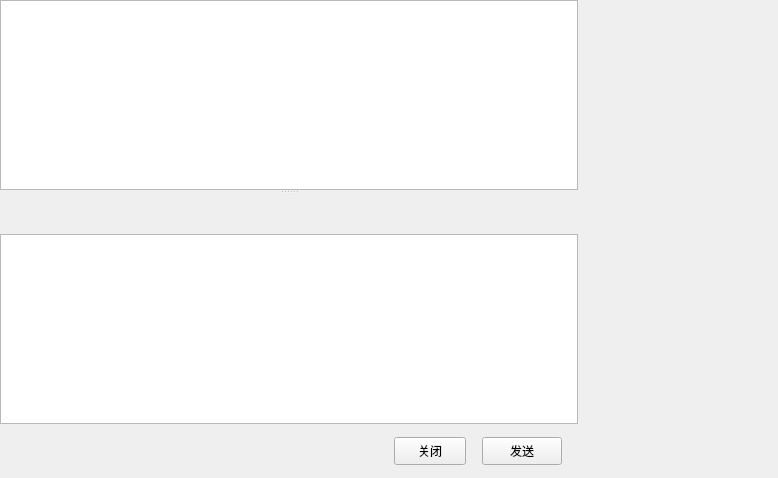
                     <widget class="QStackedWidget" name="stackedWidgetGroup">
                      <widget class="QWidget" name="pageChat">
                       <layout class="QGridLayout" name="gridLayout_26">
                        <property name="leftMargin">
                         <number>0</number>
                        </property>
                        <property name="topMargin">
                         <number>0</number>
                        </property>
                        <property name="rightMargin">
                         <number>0</number>
                        </property>
                        <property name="bottomMargin">
                         <number>0</number>
                        </property>
                        <property name="spacing">
                         <number>0</number>
                        </property>
                        <item row="0" column="0">
                         <widget class="QWidget" name="widgetContentGroup" native="true">
                          <layout class="QGridLayout" name="gridLayout_27">
                           <property name="leftMargin">
                            <number>0</number>
                           </property>
                           <property name="topMargin">
                            <number>0</number>
                           </property>
                           <property name="rightMargin">
                            <number>0</number>
                           </property>
                           <property name="bottomMargin">
                            <number>0</number>
                           </property>
                           <property name="spacing">
                            <number>0</number>
                           </property>
                           <item row="0" column="0">
                            <widget class="QSplitter" name="splitter_3">
                             <property name="orientation">
                              <enum>Qt::Vertical</enum>
                             </property>
                             <property name="childrenCollapsible">
                              <bool>false</bool>
                             </property>
                             <widget class="QWidget" name="widgetMessageListGroup" native="true">
                              <layout class="QGridLayout" name="gridLayout_19">
                               <property name="leftMargin">
                                <number>0</number>
                               </property>
                               <property name="topMargin">
                                <number>0</number>
                               </property>
                               <property name="rightMargin">
                                <number>0</number>
                               </property>
                               <property name="bottomMargin">
                                <number>0</number>
                               </property>
                               <property name="spacing">
                                <number>0</number>
                               </property>
                               <item row="0" column="0">
                                <widget class="QWidget" name="widgetMessageListBodyGroup" native="true">
                                 <layout class="QGridLayout" name="gridLayout_20">
                                  <property name="leftMargin">
                                   <number>0</number>
                                  </property>
                                  <property name="topMargin">
                                   <number>0</number>
                                  </property>
                                  <property name="rightMargin">
                                   <number>0</number>
                                  </property>
                                  <property name="bottomMargin">
                                   <number>0</number>
                                  </property>
                                  <property name="spacing">
                                   <number>0</number>
                                  </property>
                                  <item row="0" column="0">
                                   <widget class="QTextEdit" name="textEditMessageListGroup">
                                    <property name="readOnly">
                                     <bool>true</bool>
                                    </property>
                                   </widget>
                                  </item>
                                 </layout>
                                </widget>
                               </item>
                              </layout>
                             </widget>
                             <widget class="QWidget" name="widgetMessageInputGroup" native="true">
                              <property name="minimumSize">
                               <size>
                                <width>0</width>
                                <height>150</height>
                               </size>
                              </property>
                              <property name="maximumSize">
                               <size>
                                <width>16777215</width>
                                <height>330</height>
                               </size>
                              </property>
                              <layout class="QGridLayout" name="gridLayout_21">
                               <property name="leftMargin">
                                <number>0</number>
                               </property>
                               <property name="topMargin">
                                <number>0</number>
                               </property>
                               <property name="rightMargin">
                                <number>0</number>
                               </property>
                               <property name="bottomMargin">
                                <number>0</number>
                               </property>
                               <property name="spacing">
                                <number>0</number>
                               </property>
                               <item row="0" column="0">
                                <widget class="QWidget" name="widgetMessageInputToolsGroup" native="true">
                                 <property name="sizePolicy">
                                  <sizepolicy hsizetype="Preferred" vsizetype="Fixed">
                                   <horstretch>0</horstretch>
                                   <verstretch>0</verstretch>
                                  </sizepolicy>
                                 </property>
                                 <property name="minimumSize">
                                  <size>
                                   <width>0</width>
                                   <height>40</height>
                                  </size>
                                 </property>
                                 <property name="maximumSize">
                                  <size>
                                   <width>16777215</width>
                                   <height>40</height>
                                  </size>
                                 </property>
                                 <layout class="QGridLayout" name="gridLayout_22">
                                  <property name="leftMargin">
                                   <number>6</number>
                                  </property>
                                  <property name="topMargin">
                                   <number>6</number>
                                  </property>
                                  <property name="rightMargin">
                                   <number>6</number>
                                  </property>
                                  <property name="bottomMargin">
                                   <number>6</number>
                                  </property>
                                  <item row="0" column="0">
                                   <widget class="QToolButton" name="toolButtonEmojiGroup">
                                    <property name="minimumSize">
                                     <size>
                                      <width>28</width>
                                      <height>28</height>
                                     </size>
                                    </property>
                                    <property name="maximumSize">
                                     <size>
                                      <width>28</width>
                                      <height>28</height>
                                     </size>
                                    </property>
                                    <property name="text">
                                     <string/>
                                    </property>
                                    <property name="icon">
                                     <iconset resource="res.qrc">
                                      <normaloff>:/chat/res/chat/emoji.png</normaloff>:/chat/res/chat/emoji.png</iconset>
                                    </property>
                                    <property name="iconSize">
                                     <size>
                                      <width>20</width>
                                      <height>20</height>
                                     </size>
                                    </property>
                                    <property name="autoRaise">
                                     <bool>true</bool>
                                    </property>
                                   </widget>
                                  </item>
                                  <item row="0" column="1">
                                   <widget class="QToolButton" name="toolButtonGifGroup">
                                    <property name="minimumSize">
                                     <size>
                                      <width>28</width>
                                      <height>28</height>
                                     </size>
                                    </property>
                                    <property name="maximumSize">
                                     <size>
                                      <width>28</width>
                                      <height>28</height>
                                     </size>
                                    </property>
                                    <property name="text">
                                     <string/>
                                    </property>
                                    <property name="icon">
                                     <iconset resource="res.qrc">
                                      <normaloff>:/chat/res/chat/gif.png</normaloff>:/chat/res/chat/gif.png</iconset>
                                    </property>
                                    <property name="iconSize">
                                     <size>
                                      <width>20</width>
                                      <height>20</height>
                                     </size>
                                    </property>
                                    <property name="autoRaise">
                                     <bool>true</bool>
                                    </property>
                                   </widget>
                                  </item>
                                  <item row="0" column="2">
                                   <widget class="QToolButton" name="toolButtonScreenShotGroup">
                                    <property name="minimumSize">
                                     <size>
                                      <width>28</width>
                                      <height>28</height>
                                     </size>
                                    </property>
                                    <property name="maximumSize">
                                     <size>
                                      <width>28</width>
                                      <height>28</height>
                                     </size>
                                    </property>
                                    <property name="text">
                                     <string/>
                                    </property>
                                    <property name="icon">
                                     <iconset resource="res.qrc">
                                      <normaloff>:/chat/res/chat/screen-shot.png</normaloff>:/chat/res/chat/screen-shot.png</iconset>
                                    </property>
                                    <property name="iconSize">
                                     <size>
                                      <width>20</width>
                                      <height>20</height>
                                     </size>
                                    </property>
                                    <property name="autoRaise">
                                     <bool>true</bool>
                                    </property>
                                   </widget>
                                  </item>
                                  <item row="0" column="3">
                                   <widget class="QToolButton" name="toolButtonFileGroup">
                                    <property name="minimumSize">
                                     <size>
                                      <width>28</width>
                                      <height>28</height>
                                     </size>
                                    </property>
                                    <property name="maximumSize">
                                     <size>
                                      <width>28</width>
                                      <height>28</height>
                                     </size>
                                    </property>
                                    <property name="text">
                                     <string/>
                                    </property>
                                    <property name="icon">
                                     <iconset resource="res.qrc">
                                      <normaloff>:/chat/res/chat/file.png</normaloff>:/chat/res/chat/file.png</iconset>
                                    </property>
                                    <property name="iconSize">
                                     <size>
                                      <width>20</width>
                                      <height>20</height>
                                     </size>
                                    </property>
                                    <property name="autoRaise">
                                     <bool>true</bool>
                                    </property>
                                   </widget>
                                  </item>
                                  <item row="0" column="4">
                                   <widget class="QToolButton" name="toolButtonMQFileGroup">
                                    <property name="minimumSize">
                                     <size>
                                      <width>28</width>
                                      <height>28</height>
                                     </size>
                                    </property>
                                    <property name="maximumSize">
                                     <size>
                                      <width>28</width>
                                      <height>28</height>
                                     </size>
                                    </property>
                                    <property name="text">
                                     <string/>
                                    </property>
                                    <property name="icon">
                                     <iconset resource="res.qrc">
                                      <normaloff>:/chat/res/chat/MQ-file.png</normaloff>:/chat/res/chat/MQ-file.png</iconset>
                                    </property>
                                    <property name="iconSize">
                                     <size>
                                      <width>20</width>
                                      <height>20</height>
                                     </size>
                                    </property>
                                    <property name="autoRaise">
                                     <bool>true</bool>
                                    </property>
                                   </widget>
                                  </item>
                                  <item row="0" column="5">
                                   <widget class="QToolButton" name="toolButtonImageGroup">
                                    <property name="minimumSize">
                                     <size>
                                      <width>28</width>
                                      <height>28</height>
                                     </size>
                                    </property>
                                    <property name="maximumSize">
                                     <size>
                                      <width>28</width>
                                      <height>28</height>
                                     </size>
                                    </property>
                                    <property name="text">
                                     <string/>
                                    </property>
                                    <property name="icon">
                                     <iconset resource="res.qrc">
                                      <normaloff>:/chat/res/chat/image.png</normaloff>:/chat/res/chat/image.png</iconset>
                                    </property>
                                    <property name="iconSize">
                                     <size>
                                      <width>20</width>
                                      <height>20</height>
                                     </size>
                                    </property>
                                    <property name="autoRaise">
                                     <bool>true</bool>
                                    </property>
                                   </widget>
                                  </item>
                                  <item row="0" column="6">
                                   <widget class="QToolButton" name="toolButtonWindowShakeGroup">
                                    <property name="minimumSize">
                                     <size>
                                      <width>28</width>
                                      <height>28</height>
                                     </size>
                                    </property>
                                    <property name="maximumSize">
                                     <size>
                                      <width>28</width>
                                      <height>28</height>
                                     </size>
                                    </property>
                                    <property name="text">
                                     <string/>
                                    </property>
                                    <property name="icon">
                                     <iconset resource="res.qrc">
                                      <normaloff>:/chat/res/chat/window-shake.png</normaloff>:/chat/res/chat/window-shake.png</iconset>
                                    </property>
                                    <property name="iconSize">
                                     <size>
                                      <width>20</width>
                                      <height>20</height>
                                     </size>
                                    </property>
                                    <property name="autoRaise">
                                     <bool>true</bool>
                                    </property>
                                   </widget>
                                  </item>
                                  <item row="0" column="7">
                                   <widget class="QToolButton" name="toolButtonMoreGroup">
                                    <property name="minimumSize">
                                     <size>
                                      <width>28</width>
                                      <height>28</height>
                                     </size>
                                    </property>
                                    <property name="maximumSize">
                                     <size>
                                      <width>28</width>
                                      <height>28</height>
                                     </size>
                                    </property>
                                    <property name="text">
                                     <string/>
                                    </property>
                                    <property name="icon">
                                     <iconset resource="res.qrc">
                                      <normaloff>:/chat/res/chat/more-logo.png</normaloff>:/chat/res/chat/more-logo.png</iconset>
                                    </property>
                                    <property name="autoRaise">
                                     <bool>true</bool>
                                    </property>
                                   </widget>
                                  </item>
                                  <item row="0" column="8">
                                   <spacer name="horizontalSpacer_5">
                                    <property name="orientation">
                                     <enum>Qt::Horizontal</enum>
                                    </property>
                                    <property name="sizeHint" stdset="0">
                                     <size>
                                      <width>232</width>
                                      <height>20</height>
                                     </size>
                                    </property>
                                   </spacer>
                                  </item>
                                  <item row="0" column="9">
                                   <widget class="QToolButton" name="toolButtonFullScreenGroup">
                                    <property name="minimumSize">
                                     <size>
                                      <width>28</width>
                                      <height>28</height>
                                     </size>
                                    </property>
                                    <property name="maximumSize">
                                     <size>
                                      <width>28</width>
                                      <height>28</height>
                                     </size>
                                    </property>
                                    <property name="text">
                                     <string/>
                                    </property>
                                    <property name="icon">
                                     <iconset resource="res.qrc">
                                      <normaloff>:/chat/res/chat/max-arrow.png</normaloff>:/chat/res/chat/max-arrow.png</iconset>
                                    </property>
                                    <property name="checkable">
                                     <bool>true</bool>
                                    </property>
                                    <property name="autoRaise">
                                     <bool>true</bool>
                                    </property>
                                   </widget>
                                  </item>
                                  <item row="0" column="10">
                                   <widget class="QToolButton" name="toolButtonMessageRecordGroup">
                                    <property name="minimumSize">
                                     <size>
                                      <width>28</width>
                                      <height>28</height>
                                     </size>
                                    </property>
                                    <property name="maximumSize">
                                     <size>
                                      <width>28</width>
                                      <height>28</height>
                                     </size>
                                    </property>
                                    <property name="text">
                                     <string/>
                                    </property>
                                    <property name="icon">
                                     <iconset resource="res.qrc">
                                      <normaloff>:/chat/res/chat/time.png</normaloff>:/chat/res/chat/time.png</iconset>
                                    </property>
                                    <property name="iconSize">
                                     <size>
                                      <width>20</width>
                                      <height>20</height>
                                     </size>
                                    </property>
                                    <property name="checkable">
                                     <bool>true</bool>
                                    </property>
                                    <property name="autoRaise">
                                     <bool>true</bool>
                                    </property>
                                   </widget>
                                  </item>
                                 </layout>
                                </widget>
                               </item>
                               <item row="1" column="0">
                                <widget class="QWidget" name="widgetInputGroup" native="true">
                                 <property name="minimumSize">
                                  <size>
                                   <width>0</width>
                                   <height>0</height>
                                  </size>
                                 </property>
                                 <layout class="QGridLayout" name="gridLayout_23">
                                  <property name="leftMargin">
                                   <number>0</number>
                                  </property>
                                  <property name="topMargin">
                                   <number>0</number>
                                  </property>
                                  <property name="rightMargin">
                                   <number>0</number>
                                  </property>
                                  <property name="bottomMargin">
                                   <number>0</number>
                                  </property>
                                  <property name="spacing">
                                   <number>0</number>
                                  </property>
                                  <item row="0" column="0">
                                   <widget class="QTextEdit" name="textEditMessageInputGroup">
                                    <property name="tabChangesFocus">
                                     <bool>true</bool>
                                    </property>
                                   </widget>
                                  </item>
                                 </layout>
                                </widget>
                               </item>
                               <item row="2" column="0">
                                <widget class="QWidget" name="widgetSendGroup" native="true">
                                 <property name="sizePolicy">
                                  <sizepolicy hsizetype="Expanding" vsizetype="Fixed">
                                   <horstretch>0</horstretch>
                                   <verstretch>0</verstretch>
                                  </sizepolicy>
                                 </property>
                                 <property name="minimumSize">
                                  <size>
                                   <width>0</width>
                                   <height>54</height>
                                  </size>
                                 </property>
                                 <property name="maximumSize">
                                  <size>
                                   <width>16777215</width>
                                   <height>54</height>
                                  </size>
                                 </property>
                                 <layout class="QGridLayout" name="gridLayout_24">
                                  <property name="topMargin">
                                   <number>13</number>
                                  </property>
                                  <property name="rightMargin">
                                   <number>16</number>
                                  </property>
                                  <property name="bottomMargin">
                                   <number>13</number>
                                  </property>
                                  <property name="horizontalSpacing">
                                   <number>16</number>
                                  </property>
                                  <item row="0" column="1">
                                   <widget class="QPushButton" name="pushButtonCloseGroup">
                                    <property name="minimumSize">
                                     <size>
                                      <width>72</width>
                                      <height>28</height>
                                     </size>
                                    </property>
                                    <property name="maximumSize">
                                     <size>
                                      <width>72</width>
                                      <height>28</height>
                                     </size>
                                    </property>
                                    <property name="text">
                                     <string>关闭</string>
                                    </property>
                                   </widget>
                                  </item>
                                  <item row="0" column="2">
                                   <widget class="QPushButton" name="pushButtonSendGroup">
                                    <property name="minimumSize">
                                     <size>
                                      <width>0</width>
                                      <height>28</height>
                                     </size>
                                    </property>
                                    <property name="maximumSize">
                                     <size>
                                      <width>16777215</width>
                                      <height>28</height>
                                     </size>
                                    </property>
                                    <property name="text">
                                     <string>发送</string>
                                    </property>
                                   </widget>
                                  </item>
                                  <item row="0" column="0">
                                   <spacer name="horizontalSpacer_6">
                                    <property name="orientation">
                                     <enum>Qt::Horizontal</enum>
                                    </property>
                                    <property name="sizeHint" stdset="0">
                                     <size>
                                      <width>40</width>
                                      <height>20</height>
                                     </size>
                                    </property>
                                   </spacer>
                                  </item>
                                 </layout>
                                </widget>
                               </item>
                              </layout>
                             </widget>
                            </widget>
                           </item>
                          </layout>
                         </widget>
                        </item>
                        <item row="0" column="1">
                         <widget class="QStackedWidget" name="stackedWidgetGroupInfo">
                          <property name="minimumSize">
                           <size>
                            <width>200</width>
                            <height>0</height>
                           </size>
                          </property>
                          <property name="maximumSize">
                           <size>
                            <width>200</width>
                            <height>16777215</height>
                           </size>
                          </property>
                          <widget class="QWidget" name="page_5"/>
                          <widget class="QWidget" name="page_6"/>
                         </widget>
                        </item>
                       </layout>
                      </widget>
                      <widget class="QWidget" name="page_2"/>
                     </widget>
